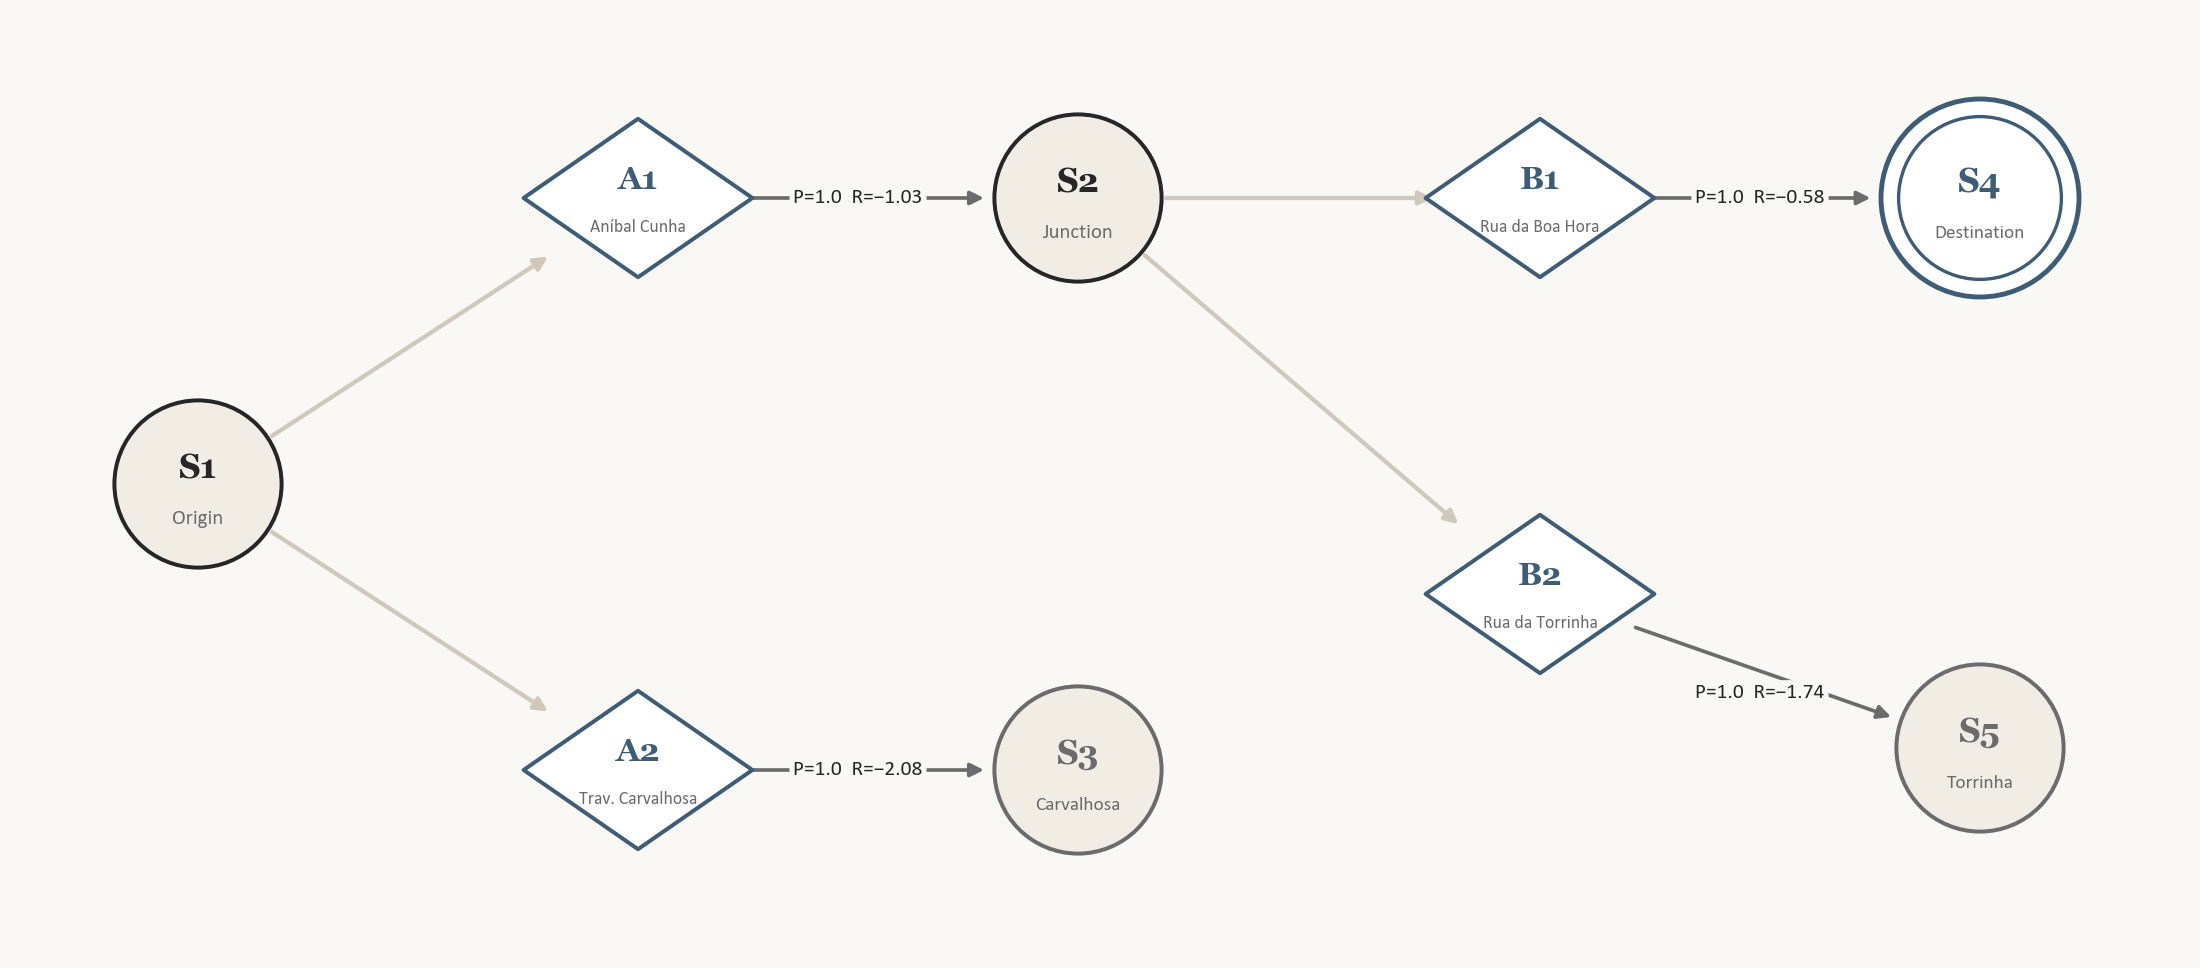

Recreate this plot in Python.
import numpy as np, matplotlib
matplotlib.use("Agg")
import matplotlib.pyplot as plt
from matplotlib.patches import Circle, Polygon, FancyArrowPatch
from matplotlib import font_manager as fm

INK, MUTED, ACC, SLATE = "#262626", "#6B6B6B", "#8A2432", "#3E5C76"
PAPER, BAND, LINE = "#FAF8F4", "#F1EDE5", "#CFC8BB"
names = {f.name for f in fm.fontManager.ttflist}
SERIF = "Georgia" if "Georgia" in names else "DejaVu Serif"
SANS = "Calibri" if "Calibri" in names else "DejaVu Sans"

fig = plt.figure(figsize=(10.0, 4.4), dpi=220)
fig.patch.set_facecolor(PAPER)
ax = fig.add_axes([0, 0, 1, 1]); ax.set_xlim(0, 10); ax.set_ylim(0, 4.4); ax.axis("off")

# states: junction + incoming road (real Porto segments)
S = {"S1": (.9, 2.2, "Origin"), "S2": (4.9, 3.5, "Junction"), "S3": (4.9, .9, "Carvalhosa"),
     "S4": (9.0, 3.5, "Destination"), "S5": (9.0, 1.0, "Torrinha")}
A = {"A1": (2.9, 3.5, "Aníbal Cunha"), "A2": (2.9, .9, "Trav. Carvalhosa"),
     "B1": (7.0, 3.5, "Rua da Boa Hora"), "B2": (7.0, 1.7, "Rua da Torrinha")}
P = {k: v[:2] for k, v in {**S, **A}.items()}
RS, RA = .38, .52
ux = 72
for k, (x, y, l) in S.items():
    term = k == "S4"; off = k in ("S3", "S5")
    col = SLATE if term else (MUTED if off else INK)
    ax.add_patch(Circle((x, y), RS + (.07 if term else 0), fc="white" if term else BAND, ec=col,
                        lw=1.6 if term else 1.3, zorder=3))
    if term:
        ax.add_patch(Circle((x, y), RS - .01, fc="white", ec=col, lw=1.1, zorder=3))
    ax.text(x, y + .07, k, ha="center", va="center", fontsize=11, fontfamily=SERIF, fontweight="bold", color=col, zorder=4)
    ax.text(x, y - .16, l, ha="center", va="center", fontsize=6.3 if (term or off) else 6.8,
            fontfamily=SANS, color=MUTED, zorder=4)
for k, (x, y, l) in A.items():
    ax.add_patch(Polygon([(x - RA, y), (x, y + .36), (x + RA, y), (x, y - .36)], fc="white", ec=SLATE, lw=1.3,
                         joinstyle="round", zorder=3))
    ax.text(x, y + .08, k, ha="center", va="center", fontsize=10.5, fontfamily=SERIF, fontweight="bold", color=SLATE, zorder=4)
    ax.text(x, y - .13, l, ha="center", va="center", fontsize=5.8, fontfamily=SANS, color=MUTED, zorder=4)


def rad(k):
    if k in A:
        return .46 * ux
    return (RS + (.07 if k == "S4" else 0) + .02) * ux


def arrow(a, b, label=None, color=MUTED, lw=1.2, off=(0, 0), t=.5):
    ax.add_patch(FancyArrowPatch(P[a], P[b], arrowstyle="-|>", mutation_scale=9, shrinkA=rad(a), shrinkB=rad(b) + 2,
                                 color=color, lw=lw, zorder=2))
    if label:
        p, q = np.array(P[a]), np.array(P[b]); x, y = p + (q - p) * t
        ax.text(x + off[0], y + off[1], label, ha="center", va="center", fontsize=7, fontfamily=SANS, color=INK, zorder=5,
                bbox=dict(boxstyle="round,pad=0.18", fc=PAPER, ec="none"))


for s_, a_ in [("S1", "A1"), ("S1", "A2"), ("S2", "B1"), ("S2", "B2")]:
    arrow(s_, a_, color=LINE, lw=1.4)
arrow("A1", "S2", "P=1.0  R=−1.03")
arrow("A2", "S3", "P=1.0  R=−2.08")
arrow("B1", "S4", "P=1.0  R=−0.58")
arrow("B2", "S5", "P=1.0  R=−1.74", off=(0, -.1))
fig.savefig("midreview_assets/mdp_ps.png", facecolor=PAPER)
